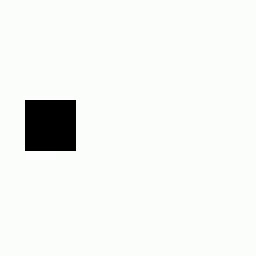
#> input picture frame 3 of PatternRecognition/assignment/source/test_video.mp4, 256 x 256 px, given in place of videoSource.mp4, which was not available
$ python Video_4.py
#> lines starting #> are read from the running program, lines starting #| are printed output that depends on the picture
import cv2
import numpy as np
import matplotlib.pyplot as plt

# 영상 열기
cap = cv2.VideoCapture("/Users/simjuheun/Desktop/myProject/machine_Learning/PatternRecognition/assignment/source/videoSource.mp4")

plt.ion()  # 실시간 업데이트를 위한 인터랙티브 모드 활성화

while cap.isOpened():
    ret, frame = cap.read()
#> frame is the input picture: shape (256, 256, 3); mean B, G, R 240.1, 243, 241.1
    if not ret:
        break

    # 그레이스케일 변환
    gray = cv2.cvtColor(frame, cv2.COLOR_BGR2GRAY)

    # CLAHE 적용
    clahe = cv2.createCLAHE(clipLimit=2.0, tileGridSize=(8, 8))
    enhanced = clahe.apply(gray)

    # 영상 출력
    cv2.imshow("Enhanced Video", enhanced)

    # 히스토그램 계산
    hist = cv2.calcHist([enhanced], [0], None, [256], [0, 256])
#> hist = 256 values, max 56877 at index 253, min 0 at index 0, mean 256

    # 히스토그램 출력 (matplotlib)
    plt.clf()  # 이전 그래프 지우기
    plt.title("Histogram of Enhanced Frame")
    plt.xlabel("Pixel Intensity")
    plt.ylabel("Frequency")
    plt.plot(hist, color='gray')
    plt.xlim([0, 256])
    plt.pause(0.001)  # 실시간 갱신
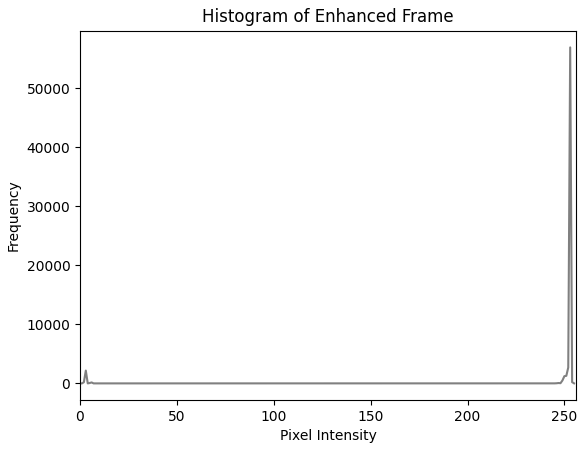
#> figure drawn by matplotlib, 1 panel; curve peaks at x = 253, y = 56877

    # 종료 조건
    if cv2.waitKey(1) & 0xFF == ord('q'):
#> (key q is pressed here)
        break

cap.release()
cv2.destroyAllWindows()
plt.ioff()
plt.close()

$ run again, starting later in the video
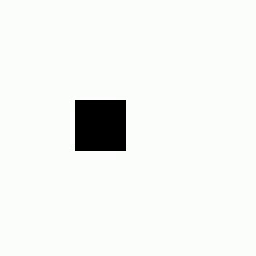
#> input picture frame 13 of PatternRecognition/assignment/source/test_video.mp4, 256 x 256 px, given in place of videoSource.mp4, which was not available
#> frame is the input picture: shape (256, 256, 3); mean B, G, R 240.1, 243, 241.1
#> hist = 256 values, max 58605 at index 253, min 0 at index 0, mean 256
#> `plt.pause(0.001)`:
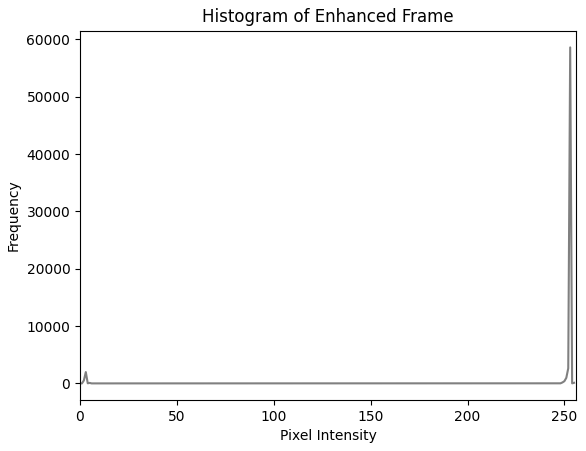
#> figure drawn by matplotlib, 1 panel; curve peaks at x = 253, y = 58605

$ run again, starting later in the video
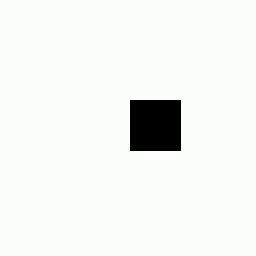
#> input picture frame 24 of PatternRecognition/assignment/source/test_video.mp4, 256 x 256 px, given in place of videoSource.mp4, which was not available
#> frame is the input picture: shape (256, 256, 3); mean B, G, R 240.1, 243, 241.1
#> hist = 256 values, max 58305 at index 253, min 0 at index 0, mean 256
#> `plt.pause(0.001)`:
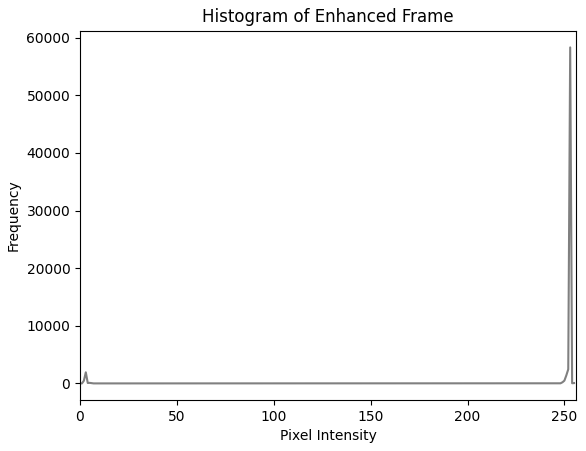
#> figure drawn by matplotlib, 1 panel; curve peaks at x = 253, y = 58305
